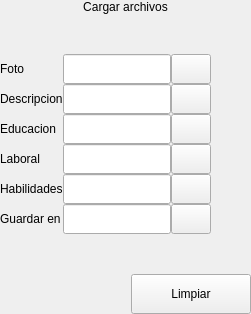
               <widget class="QWidget" name="page_files">
                <layout class="QVBoxLayout" name="verticalLayout_9">
                 <property name="spacing">
                  <number>0</number>
                 </property>
                 <property name="leftMargin">
                  <number>0</number>
                 </property>
                 <property name="topMargin">
                  <number>0</number>
                 </property>
                 <property name="rightMargin">
                  <number>0</number>
                 </property>
                 <property name="bottomMargin">
                  <number>0</number>
                 </property>
                 <item>
                  <widget class="QLabel" name="label_5">
                   <property name="text">
                    <string>Cargar archivos</string>
                   </property>
                   <property name="alignment">
                    <set>Qt::AlignCenter</set>
                   </property>
                  </widget>
                 </item>
                 <item>
                  <spacer name="verticalSpacer_3">
                   <property name="orientation">
                    <enum>Qt::Vertical</enum>
                   </property>
                   <property name="sizeHint" stdset="0">
                    <size>
                     <width>20</width>
                     <height>40</height>
                    </size>
                   </property>
                  </spacer>
                 </item>
                 <item>
                  <layout class="QHBoxLayout" name="horizontalLayout_7">
                   <item>
                    <layout class="QVBoxLayout" name="verticalLayout_7">
                     <item>
                      <widget class="QLabel" name="label_10">
                       <property name="text">
                        <string>Foto</string>
                       </property>
                      </widget>
                     </item>
                     <item>
                      <widget class="QLabel" name="label_11">
                       <property name="text">
                        <string>Descripcion</string>
                       </property>
                      </widget>
                     </item>
                     <item>
                      <widget class="QLabel" name="label_12">
                       <property name="text">
                        <string>Educacion</string>
                       </property>
                      </widget>
                     </item>
                     <item>
                      <widget class="QLabel" name="label_13">
                       <property name="text">
                        <string>Laboral</string>
                       </property>
                      </widget>
                     </item>
                     <item>
                      <widget class="QLabel" name="label_14">
                       <property name="text">
                        <string>Habilidades</string>
                       </property>
                      </widget>
                     </item>
                     <item>
                      <widget class="QLabel" name="label_21">
                       <property name="text">
                        <string>Guardar en</string>
                       </property>
                      </widget>
                     </item>
                    </layout>
                   </item>
                   <item>
                    <layout class="QVBoxLayout" name="verticalLayout_8">
                     <item>
                      <widget class="QLineEdit" name="le_photo">
                       <property name="minimumSize">
                        <size>
                         <width>0</width>
                         <height>30</height>
                        </size>
                       </property>
                      </widget>
                     </item>
                     <item>
                      <widget class="QLineEdit" name="le_description">
                       <property name="minimumSize">
                        <size>
                         <width>0</width>
                         <height>30</height>
                        </size>
                       </property>
                      </widget>
                     </item>
                     <item>
                      <widget class="QLineEdit" name="le_education">
                       <property name="minimumSize">
                        <size>
                         <width>0</width>
                         <height>30</height>
                        </size>
                       </property>
                      </widget>
                     </item>
                     <item>
                      <widget class="QLineEdit" name="le_works">
                       <property name="minimumSize">
                        <size>
                         <width>0</width>
                         <height>30</height>
                        </size>
                       </property>
                      </widget>
                     </item>
                     <item>
                      <widget class="QLineEdit" name="le_skills">
                       <property name="minimumSize">
                        <size>
                         <width>0</width>
                         <height>30</height>
                        </size>
                       </property>
                      </widget>
                     </item>
                     <item>
                      <widget class="QLineEdit" name="le_output">
                       <property name="minimumSize">
                        <size>
                         <width>0</width>
                         <height>30</height>
                        </size>
                       </property>
                      </widget>
                     </item>
                    </layout>
                   </item>
                   <item>
                    <layout class="QVBoxLayout" name="verticalLayout_13">
                     <item>
                      <widget class="QPushButton" name="bt_photo">
                       <property name="minimumSize">
                        <size>
                         <width>0</width>
                         <height>30</height>
                        </size>
                       </property>
                       <property name="text">
                        <string/>
                       </property>
                       <property name="icon">
                        <iconset>
                         <normaloff>src/archivo.svg</normaloff>src/archivo.svg</iconset>
                       </property>
                       <property name="iconSize">
                        <size>
                         <width>24</width>
                         <height>24</height>
                        </size>
                       </property>
                      </widget>
                     </item>
                     <item>
                      <widget class="QPushButton" name="bt_description">
                       <property name="minimumSize">
                        <size>
                         <width>0</width>
                         <height>30</height>
                        </size>
                       </property>
                       <property name="text">
                        <string/>
                       </property>
                       <property name="icon">
                        <iconset>
                         <normaloff>src/archivo.svg</normaloff>src/archivo.svg</iconset>
                       </property>
                       <property name="iconSize">
                        <size>
                         <width>24</width>
                         <height>24</height>
                        </size>
                       </property>
                      </widget>
                     </item>
                     <item>
                      <widget class="QPushButton" name="bt_education">
                       <property name="minimumSize">
                        <size>
                         <width>0</width>
                         <height>30</height>
                        </size>
                       </property>
                       <property name="text">
                        <string/>
                       </property>
                       <property name="icon">
                        <iconset>
                         <normaloff>src/archivo.svg</normaloff>src/archivo.svg</iconset>
                       </property>
                       <property name="iconSize">
                        <size>
                         <width>24</width>
                         <height>24</height>
                        </size>
                       </property>
                      </widget>
                     </item>
                     <item>
                      <widget class="QPushButton" name="bt_work">
                       <property name="minimumSize">
                        <size>
                         <width>0</width>
                         <height>30</height>
                        </size>
                       </property>
                       <property name="text">
                        <string/>
                       </property>
                       <property name="icon">
                        <iconset>
                         <normaloff>src/archivo.svg</normaloff>src/archivo.svg</iconset>
                       </property>
                       <property name="iconSize">
                        <size>
                         <width>24</width>
                         <height>24</height>
                        </size>
                       </property>
                      </widget>
                     </item>
                     <item>
                      <widget class="QPushButton" name="bt_skills">
                       <property name="minimumSize">
                        <size>
                         <width>0</width>
                         <height>30</height>
                        </size>
                       </property>
                       <property name="text">
                        <string/>
                       </property>
                       <property name="icon">
                        <iconset>
                         <normaloff>src/archivo.svg</normaloff>src/archivo.svg</iconset>
                       </property>
                       <property name="iconSize">
                        <size>
                         <width>24</width>
                         <height>24</height>
                        </size>
                       </property>
                      </widget>
                     </item>
                     <item>
                      <widget class="QPushButton" name="bt_output">
                       <property name="minimumSize">
                        <size>
                         <width>0</width>
                         <height>30</height>
                        </size>
                       </property>
                       <property name="text">
                        <string/>
                       </property>
                       <property name="icon">
                        <iconset>
                         <normaloff>src/archivo.svg</normaloff>src/archivo.svg</iconset>
                       </property>
                       <property name="iconSize">
                        <size>
                         <width>24</width>
                         <height>24</height>
                        </size>
                       </property>
                      </widget>
                     </item>
                    </layout>
                   </item>
                   <item>
                    <spacer name="horizontalSpacer_7">
                     <property name="orientation">
                      <enum>Qt::Horizontal</enum>
                     </property>
                     <property name="sizeHint" stdset="0">
                      <size>
                       <width>40</width>
                       <height>20</height>
                      </size>
                     </property>
                    </spacer>
                   </item>
                  </layout>
                 </item>
                 <item>
                  <spacer name="verticalSpacer_4">
                   <property name="orientation">
                    <enum>Qt::Vertical</enum>
                   </property>
                   <property name="sizeHint" stdset="0">
                    <size>
                     <width>20</width>
                     <height>40</height>
                    </size>
                   </property>
                  </spacer>
                 </item>
                 <item>
                  <layout class="QHBoxLayout" name="horizontalLayout_8">
                   <item>
                    <spacer name="horizontalSpacer_5">
                     <property name="orientation">
                      <enum>Qt::Horizontal</enum>
                     </property>
                     <property name="sizeHint" stdset="0">
                      <size>
                       <width>40</width>
                       <height>20</height>
                      </size>
                     </property>
                    </spacer>
                   </item>
                   <item>
                    <widget class="QPushButton" name="bt_clear_filepath">
                     <property name="minimumSize">
                      <size>
                       <width>120</width>
                       <height>40</height>
                      </size>
                     </property>
                     <property name="text">
                      <string>Limpiar</string>
                     </property>
                    </widget>
                   </item>
                  </layout>
                 </item>
                </layout>
               </widget>
